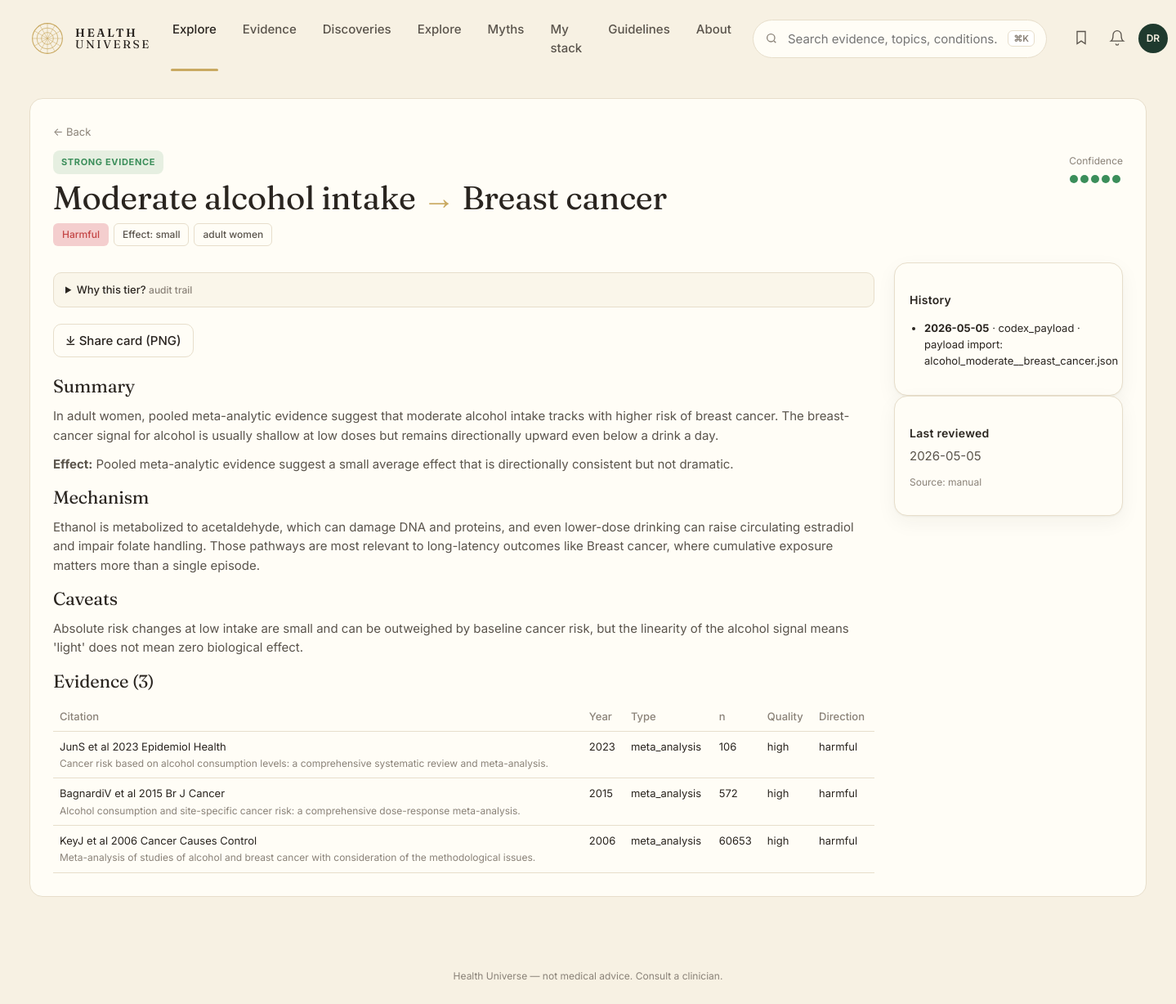
Before: /edge/276 with the older database file.
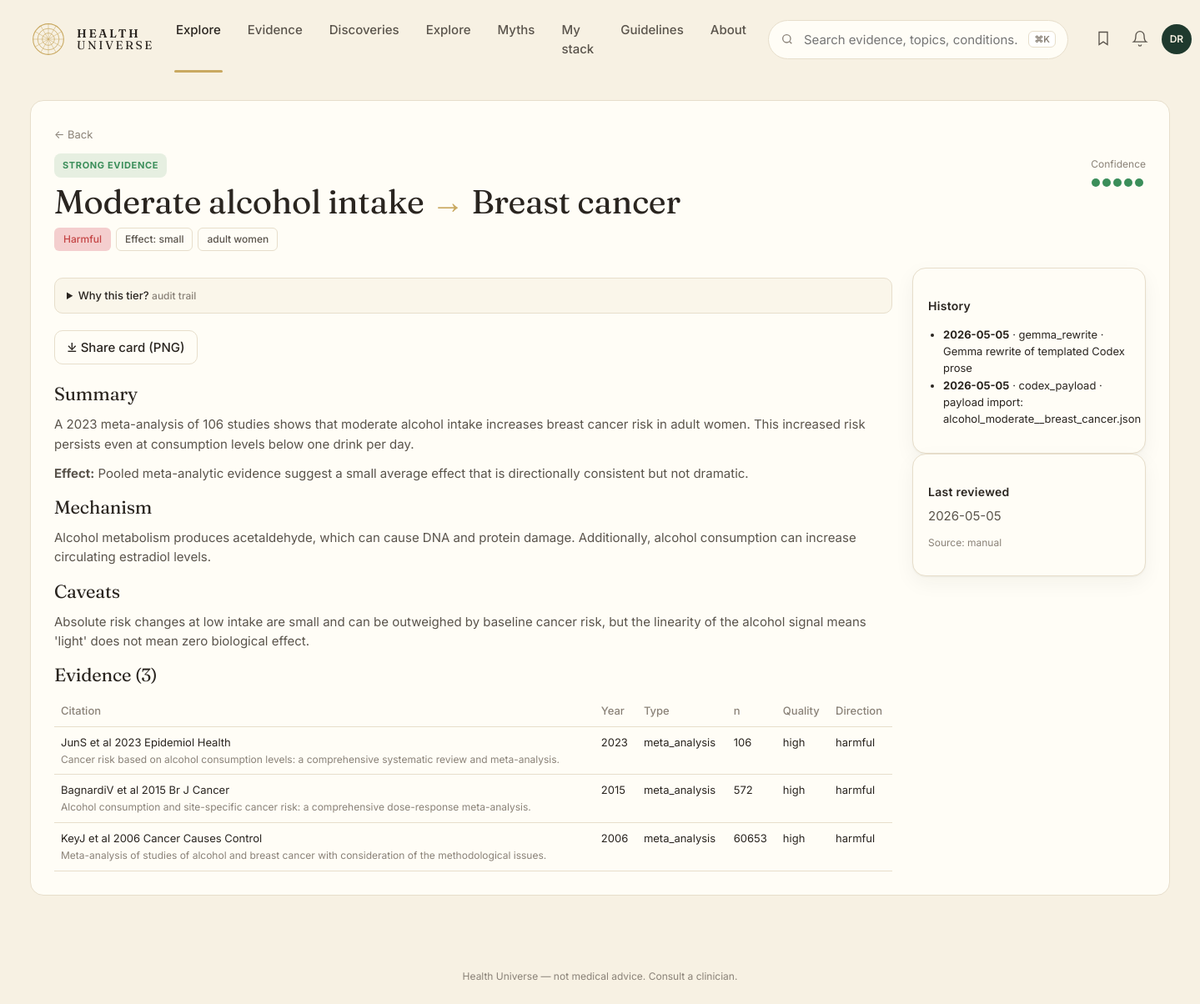
After: the same page with the newer database file.
### tables this page shows
CREATE TABLE edge (
    id              INTEGER PRIMARY KEY,
    factor_id       INTEGER NOT NULL REFERENCES entity(id),
    outcome_id      INTEGER NOT NULL REFERENCES entity(id),
    direction       TEXT NOT NULL CHECK (direction IN (
                      'protective','harmful','neutral','u_shaped','mixed')),
    tier            TEXT NOT NULL CHECK (tier IN ('A','B','C','D','X','deprecated')),
    effect_size     TEXT,         -- qualitative: trivial/small/moderate/large
    effect_quant    TEXT,         -- e.g. "RR 0.82 (0.74-0.91)"
    population      TEXT,         -- e.g. "adults>50; ApoE4 carriers"
    mechanism       TEXT,         -- 1-paragraph plain English
    summary         TEXT,         -- card body copy
    caveats         TEXT,
    seed_source     TEXT NOT NULL CHECK (seed_source IN ('claude_seed','gemma_daily','manual')),
    created_at      TEXT NOT NULL DEFAULT (datetime('now')),
    updated_at      TEXT NOT NULL DEFAULT (datetime('now')),
    last_reviewed   TEXT NOT NULL DEFAULT (datetime('now')), embedding BLOB, embedded_at TEXT,
    UNIQUE(factor_id, outcome_id, population)
);

CREATE TABLE entity (
    id            INTEGER PRIMARY KEY,
    slug          TEXT NOT NULL UNIQUE,
    name          TEXT NOT NULL,
    kind          TEXT NOT NULL CHECK (kind IN (
                    'food','nutrient','supplement','drug','activity',
                    'behavior','environmental','pathogen','gene',
                    'biomarker','condition','process')),
    aliases       TEXT,           -- JSON array
    description   TEXT,
    created_at    TEXT NOT NULL DEFAULT (datetime('now')),
    updated_at    TEXT NOT NULL DEFAULT (datetime('now'))
, embedding BLOB, embedded_at TEXT);

CREATE TABLE evidence (
    id            INTEGER PRIMARY KEY,
    edge_id       INTEGER NOT NULL REFERENCES edge(id) ON DELETE CASCADE,
    citation      TEXT NOT NULL,
    url           TEXT,
    doi           TEXT,
    pmid          TEXT,
    year          INTEGER,
    study_type    TEXT CHECK (study_type IN (
                    'meta_analysis','systematic_review','rct','cohort',
                    'case_control','cross_sectional','mechanistic',
                    'animal','case_report','expert_opinion')),
    n_participants INTEGER,
    direction     TEXT,           -- direction this study supports
    quality       TEXT CHECK (quality IN ('high','moderate','low','very_low')),
    notes         TEXT,
    source_id     INTEGER REFERENCES source(id),
    created_at    TEXT NOT NULL DEFAULT (datetime('now'))
);

CREATE TABLE edge_history (
    id          INTEGER PRIMARY KEY,
    edge_id     INTEGER NOT NULL REFERENCES edge(id) ON DELETE CASCADE,
    changed_at  TEXT NOT NULL DEFAULT (datetime('now')),
    field       TEXT NOT NULL,
    old_value   TEXT,
    new_value   TEXT,
    reason      TEXT,
    actor       TEXT             -- 'claude_seed','gemma_daily','claude_adjudicator','human'
);

### web/app.py (the view)
@app.get("/edge/{edge_id}", response_class=HTMLResponse)
def edge_detail(request: Request, edge_id: int):
    with connect() as conn:
        e = conn.execute("""
            SELECT e.*, f.slug AS f_slug, f.name AS f_name, f.kind AS f_kind,
                   o.slug AS o_slug, o.name AS o_name, o.kind AS o_kind
            FROM edge e
            JOIN entity f ON f.id = e.factor_id
            JOIN entity o ON o.id = e.outcome_id
            WHERE e.id = ?""", (edge_id,)).fetchone()
        if not e:
            return HTMLResponse("Not found", status_code=404)
        evidence = conn.execute(
            "SELECT * FROM evidence WHERE edge_id = ? ORDER BY year DESC",
            (edge_id,)).fetchall()
        history = conn.execute(
            "SELECT * FROM edge_history WHERE edge_id = ? ORDER BY changed_at DESC",
            (edge_id,)).fetchall()
    return render(request, "edge.html", {
        "e": dict(e),
        "evidence": [dict(r) for r in evidence],
        "history": [dict(r) for r in history],
    })

### web/templates/edge.html (shortened to what this page needs)
{% extends "base.html" %}
{% block content %}
<section class="edge-page">
  <a class="back" href="/">← Back</a>
  <div class="edge-head">
    <div>
      <span class="pill tier-{{ e.tier }}">{{ TIER_LABEL[e.tier] | upper }}</span>
      <h1>{{ e.f_name }} <span class="arrow">→</span> {{ e.o_name }}</h1>
      <div class="badges">
        <span class="badge dir-{{ e.direction }}">{{ DIRECTION_LABEL[e.direction] }}</span>
        {% if e.effect_size %}<span class="badge ghost">Effect: {{ e.effect_size }}</span>{% endif %}
        {% if e.population %}<span class="badge ghost">{{ e.population }}</span>{% endif %}
      </div>
    </div>
    <div class="confidence-card">
      <span class="muted small">Confidence</span>
      <div class="dots big">
        {% for i in range(5) %}<span class="dotmark {% if i < TIER_DOTS[e.tier] %}on{% endif %}"></span>{% endfor %}
      </div>
    </div>
  </div>
  <div class="edge-grid">
    <div>
      <details class="why-tier">
        <summary>Why this tier? <small class="muted">audit trail</small></summary>
      </details>
      <div class="share-row">
        <a class="btn-secondary inline" href="/edge/{{ e.id }}.png" target="_blank">⤓ Share card (PNG)</a>
      </div>
      <h3>Summary</h3>
      <p>{{ e.summary }}</p>
      {% if e.effect_quant %}<p><b>Effect:</b> {{ e.effect_quant }}</p>{% endif %}
      <h3>Mechanism</h3>
      <p>{{ e.mechanism or "—" }}</p>
      {% if e.caveats %}<h3>Caveats</h3><p>{{ e.caveats }}</p>{% endif %}
      <h3>Evidence ({{ evidence|length }})</h3>
      <table class="evidence-table">
        <thead><tr><th>Citation</th><th>Year</th><th>Type</th><th>n</th><th>Quality</th><th>Direction</th></tr></thead>
        <tbody>
        {% for ev in evidence %}
          <tr>
            <td>{{ ev.citation }}<br/><small class="muted">{{ ev.notes }}</small></td>
            <td>{{ ev.year or "—" }}</td>
            <td>{{ ev.study_type or "—" }}</td>
            <td>{{ ev.n_participants or "—" }}</td>
            <td>{{ ev.quality or "—" }}</td>
            <td>{{ ev.direction or "—" }}</td>
          </tr>
        {% endfor %}
        </tbody>
      </table>
    </div>
    <aside>
      <div class="card">
        <h4>History</h4>
        <ul class="history">
        {% for h in history %}
          <li><b>{{ h.changed_at[:10] }}</b> · {{ h.actor }} · {{ h.reason or h.field }}</li>
        {% endfor %}
        </ul>
      </div>
      <div class="card">
        <h4>Last reviewed</h4>
        <p>{{ e.last_reviewed[:10] }}</p>
        <p class="muted small">Source: {{ e.seed_source }}</p>
      </div>
    </aside>
  </div>
</section>
{% endblock %}

### web/templates/base.html (shortened to what this page needs)
<!doctype html>
<html lang="en">
<head>
<link rel="stylesheet" href="/static/style.css" />
</head>
<body>
<header class="topnav">
  <a class="brand" href="/">
    <span class="brand-mark" aria-hidden="true">
      <svg viewBox="0 0 48 48" width="44" height="44">
        <circle cx="24" cy="24" r="20" fill="none" stroke="currentColor" stroke-width="1.2"/>
        <circle cx="24" cy="24" r="14" fill="none" stroke="currentColor" stroke-width="0.8"/>
        <circle cx="24" cy="24" r="8"  fill="none" stroke="currentColor" stroke-width="0.8"/>
        {% for a in [0,30,60,90,120,150] %}
        <line x1="24" y1="4" x2="24" y2="44" stroke="currentColor" stroke-width="0.5"
              transform="rotate({{a}} 24 24)"/>
        {% endfor %}
      </svg>
    </span>
    <span class="brand-text"><b>HEALTH</b><br/>UNIVERSE</span>
  </a>
  <nav class="topnav-links">
    <a class="active" href="/">Explore</a>
    <a href="/tier/A">Evidence</a>
    <a href="/discoveries">Discoveries</a>
    <a href="/explore">Explore</a>
    <a href="/myths">Myths</a>
    <a href="/me">My stack</a>
    <a href="#">Guidelines</a>
    <a href="#">About</a>
  </nav>
  <div class="topnav-search">
    <svg width="16" height="16" viewBox="0 0 24 24" fill="none" stroke="currentColor" stroke-width="2"><circle cx="11" cy="11" r="7"/><path d="m20 20-3.5-3.5"/></svg>
    <input placeholder="Search evidence, topics, conditions…" />
    <kbd>⌘K</kbd>
  </div>
  <div class="topnav-actions">
    <button aria-label="Saved"><svg width="20" height="20" viewBox="0 0 24 24" fill="none" stroke="currentColor" stroke-width="1.6"><path d="M6 3h12v18l-6-4-6 4z"/></svg></button>
    <button aria-label="Notifications"><svg width="20" height="20" viewBox="0 0 24 24" fill="none" stroke="currentColor" stroke-width="1.6"><path d="M6 8a6 6 0 0 1 12 0c0 7 3 9 3 9H3s3-2 3-9z"/><path d="M10 21a2 2 0 0 0 4 0"/></svg></button>
    <span class="avatar">DR</span>
  </div>
</header>
<main>{% block content %}{% endblock %}</main>
<footer class="footer">
  <span>Health Universe — not medical advice. Consult a clinician.</span>
</footer>
</body>
</html>

Changed rows visible on the page:
changed edge "Harmful": summary "In adult women, pooled meta-analytic evidence suggest that moderate alcohol intake tracks with higher risk of breast cancer. The breast-cancer signal for alcohol is usually shallow at low doses but remains directionally upward even below a drink a day." → "A 2023 meta-analysis of 106 studies shows that moderate alcohol intake increases breast cancer risk in adult women. This increased risk persists even at consumption levels below one drink per day."; mechanism "Ethanol is metabolized to acetaldehyde, which can damage DNA and proteins, and even lower-dose drinking can raise circulating estradiol and impair folate handling. Those pathways are most relevant to long-latency outcomes like Breast cancer, where cumulative exposure matters more than a single episode." → "Alcohol metabolism produces acetaldehyde, which can cause DNA and protein damage. Additionally, alcohol consumption can increase circulating estradiol levels."
added edge_history: changed_at "2026-05-05", actor "gemma_rewrite", reason "Gemma rewrite of templated Codex prose"
